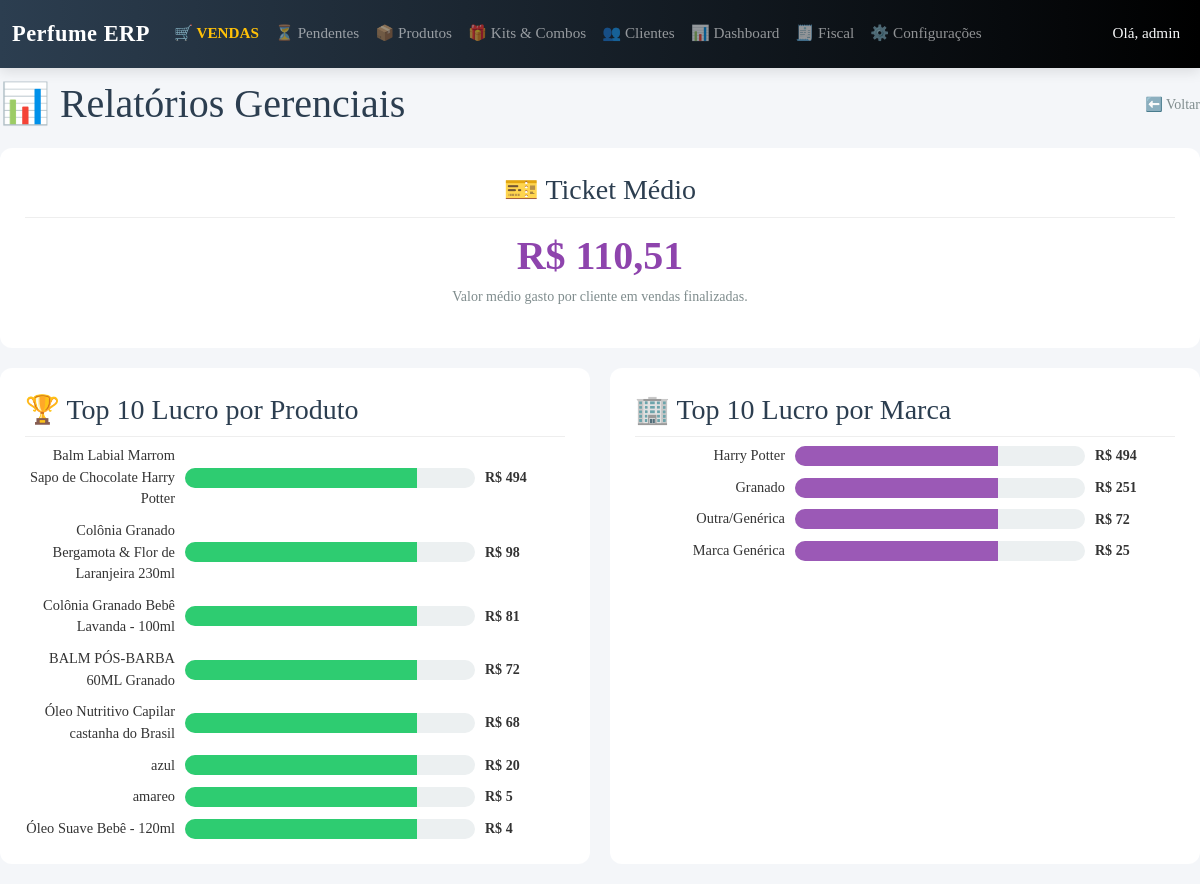
Page /financeiro/relatorios/ (signed in) on the committed database.
### products/models.py (models this page shows, shortened)
class Product(models.Model):
    GENDER_CHOICES = [
        ('M', 'Masculino'),
        ('F', 'Feminino'),
        ('U', 'Unissex'),
    ]
    TYPE_CHOICES = [
        ('perfume', 'Perfume (Frasco)'),
        ('decant', 'Decant (Amostra)'),
        ('kit', 'Kit / Combo'),
        ('cosmetic', 'Cosmético'),
    ]
    name = models.CharField("Nome do Produto", max_length=255)
    brand = models.ForeignKey(Brand, on_delete=models.SET_NULL, null=True, blank=True, verbose_name="Marca")
    category = models.ForeignKey(Category, on_delete=models.SET_NULL, null=True, blank=True, verbose_name="Categoria")
    supplier = models.ForeignKey(Supplier, on_delete=models.SET_NULL, null=True, blank=True, verbose_name="Fornecedor Padrão")
    line = models.CharField("Linha", max_length=100, blank=True, help_text="Ex: Malbec, Acqua di Gio")
    product_type = models.CharField("Tipo", max_length=20, choices=TYPE_CHOICES, default='perfume')
    gender = models.CharField("Gênero", max_length=1, choices=GENDER_CHOICES, default='U')
    olfactory_family = models.ForeignKey(OlfactoryFamily, on_delete=models.SET_NULL, null=True, blank=True, verbose_name="Família Olfativa")
    top_notes = models.TextField("Notas de Saída", blank=True)
    heart_notes = models.TextField("Notas de Corpo", blank=True)
    base_notes = models.TextField("Notas de Fundo", blank=True)
    description = models.TextField("Descrição", blank=True)
    volume = models.CharField("Volume", max_length=50, help_text="Ex: 100ml, 50ml, 5ml", blank=True)
    barcode = models.CharField("Código de Barras", max_length=100, unique=True, blank=True, null=True)
    batch_code = models.CharField("Lote", max_length=50, blank=True)
    expiration_date = models.DateField("Validade", blank=True, null=True)
    cost_price = models.DecimalField("Preço de Custo", max_digits=10, decimal_places=2, default=0, blank=True)
    selling_price = models.DecimalField("Preço de Venda", max_digits=10, decimal_places=2, default=0, blank=True)
    stock_quantity = models.IntegerField("Qtd. em Estoque", default=0)
    min_stock = models.IntegerField("Estoque Mínimo", default=5)
    image = models.ImageField("Imagem", upload_to='products/', blank=True, null=True)
    image_url = models.URLField("URL da Imagem", max_length=500, blank=True, null=True, help_text="Cole um link de imagem da internet (opcional)")
    created_at = models.DateTimeField(auto_now_add=True)
    updated_at = models.DateTimeField(auto_now=True)
    class Meta:
        verbose_name = "Produto"
        verbose_name_plural = "Produtos"

class Brand(models.Model):
    name = models.CharField("Marca", max_length=100, unique=True)
    class Meta:
        verbose_name = "Marca"
        verbose_name_plural = "Marcas"

### finance/views.py (the view)
# urls.py: path('relatorios/', views.financial_reports, name='financial_reports'),
def financial_reports(request):
    sales_completed = Sale.objects.filter(status='completed')
    sales_count = sales_completed.count()
    sales_total = sales_completed.aggregate(Sum('total'))['total__sum'] or 0
    avg_ticket = sales_total / sales_count if sales_count > 0 else 0
    items = SaleItem.objects.filter(sale__status='completed').select_related('product', 'product__brand')
    product_profit = {}
    brand_profit = {}
    for item in items:
        cost = item.product.cost_price
        revenue = item.price
        profit = (revenue - cost) * item.quantity
        prod_name = item.product.name
        product_profit[prod_name] = product_profit.get(prod_name, 0) + profit
        brand_name = item.product.brand.name if item.product.brand else "Sem Marca"
        brand_profit[brand_name] = brand_profit.get(brand_name, 0) + profit
    top_products = sorted(product_profit.items(), key=lambda x: x[1], reverse=True)[:10]
    top_brands = sorted(brand_profit.items(), key=lambda x: x[1], reverse=True)[:10]
    return render(request, 'finance/reports.html', {
        'avg_ticket': avg_ticket,
        'top_products': top_products,
        'top_brands': top_brands
    })

### templates/finance/reports.html (shortened to what this page needs)
{% extends 'base.html' %}
{% block content %}
<div style="display: flex; justify-content: space-between; align-items: center; margin-bottom: 20px;">
    <h1 style="margin: 0; color: #2c3e50;">📊 Relatórios Gerenciais</h1>
    <a href="{% url 'finance_dashboard' %}" style="text-decoration: none; color: #7f8c8d;">⬅️ Voltar</a>
</div>
<div class="report-card" style="text-align: center;">
    <h3 class="report-title">🎫 Ticket Médio</h3>
    <div class="big-number">R$ {{ avg_ticket|floatformat:2 }}</div>
    <p style="color: #7f8c8d;">Valor médio gasto por cliente em vendas finalizadas.</p>
</div>
<div style="display: grid; grid-template-columns: 1fr 1fr; gap: 20px;">
    <div class="report-card">
        <h3 class="report-title">🏆 Top 10 Lucro por Produto</h3>
        <div class="bar-chart">
            {% for name, profit in top_products %}
            <div class="bar-row">
                <div class="bar-label">{{ name }}</div>
                <div class="bar-container">
                    <div class="bar-fill" style="width: 80%; background: #2ecc71;"></div>
                </div>
                <div class="bar-value">R$ {{ profit|floatformat:0 }}</div>
            </div>
            {% endfor %}
        </div>
    </div>
    <div class="report-card">
        <h3 class="report-title">🏢 Top 10 Lucro por Marca</h3>
        <div class="bar-chart">
            {% for name, profit in top_brands %}
            <div class="bar-row">
                <div class="bar-label">{{ name }}</div>
                <div class="bar-container"><div class="bar-fill" style="width: 70%; background: #9b59b6;"></div></div>
                <div class="bar-value">R$ {{ profit|floatformat:0 }}</div>
            </div>
            {% endfor %}
        </div>
    </div>
</div>
{% endblock %}

### templates/base.html (shortened to what this page needs)
{% load static %}
<!DOCTYPE html>
<html lang="pt-br">
<head>
    <link href="https://cdn.jsdelivr.net/npm/bootstrap@5.3.0/dist/css/bootstrap.min.css" rel="stylesheet">
    <link href="https://cdn.datatables.net/1.13.4/css/dataTables.bootstrap5.min.css" rel="stylesheet">
    <link href="https://cdn.datatables.net/responsive/2.5.0/css/responsive.bootstrap5.min.css" rel="stylesheet">
</head>
<body class="{% if user.is_authenticated %}authenticated{% endif %}">
    {% if user.is_authenticated %}
    <nav class="navbar navbar-expand-lg navbar-dark bg-dark fixed-top shadow">
        <div class="container-fluid">
            <a class="navbar-brand" href="{% url 'home' %}">Perfume ERP</a>
            <div class="collapse navbar-collapse" id="navbarNav">
                {% if user.is_authenticated %}
                <ul class="navbar-nav me-auto">
                    <li class="nav-item"><a class="nav-link fw-bold text-warning" href="{% url 'pos_view' %}">🛒 VENDAS</a></li>
                    <li class="nav-item"><a class="nav-link" href="{% url 'pending_sales' %}">⏳ Pendentes</a></li>
                    <li class="nav-item"><a class="nav-link" href="{% url 'product_list' %}">📦 Produtos</a></li>
                    <li class="nav-item"><a class="nav-link" href="{% url 'kit_manage' %}">🎁 Kits & Combos</a></li>
                    <li class="nav-item"><a class="nav-link" href="{% url 'customer_list' %}">👥 Clientes</a></li>
                    {% if user.is_superuser %}
                    <li class="nav-item"><a class="nav-link" href="{% url 'reports_dashboard' %}">📊 Dashboard</a></li>
                    <li class="nav-item"><a class="nav-link" href="{% url 'import_data' %}">🧾 Fiscal</a></li>
                    <li class="nav-item"><a class="nav-link" href="{% url 'settings_dashboard' %}">⚙️ Configurações</a></li>
                    {% endif %}
                </ul>
                {% endif %}
                <ul class="navbar-nav">
                    {% if user.is_authenticated %}
                        <li class="nav-item"><span class="nav-link text-light">Olá, {{ user.username }}</span></li>
                    {% endif %}
                </ul>
            </div>
        </div>
    </nav>
    {% endif %}
    {% block content %}{% endblock %}
</body>
</html>

### templates/finance/reports.html (style rules this page uses)
.report-card { background: white; padding: 25px; border-radius: 12px; margin-bottom: 20px; }
.report-title { color: #2c3e50; margin-top: 0; border-bottom: 1px solid #eee; padding-bottom: 10px; }
.big-number { font-size: 2.5rem; font-weight: bold; color: #8e44ad; }
.bar-chart { display: flex; flex-direction: column; gap: 10px; }
.bar-row { display: flex; align-items: center; gap: 10px; }
.bar-label { width: 150px; text-align: right; font-size: 0.9rem; }
.bar-container { flex-grow: 1; background: #ecf0f1; height: 20px; border-radius: 10px; overflow: hidden; }
.bar-fill { height: 100%; background: #3498db; }
.bar-value { width: 80px; font-weight: bold; }

### rows in the picture
Product: top_products "Balm Labial Marrom Sapo de Chocolate Harry Potter"
Product: top_products "Colônia Granado Bergamota & Flor de Laranjeira 230ml"
Product: top_products "Colônia Granado Bebê Lavanda - 100ml"
Product: top_products "BALM PÓS-BARBA 60ML Granado"
Product: top_products "Óleo Nutritivo Capilar castanha do Brasil"
Product: top_products "azul"
Product: top_products "amareo"
Product: top_products "Óleo Suave Bebê - 120ml"
Brand: top_brands "Harry Potter"
Brand: top_brands "Granado"
Brand: top_brands "Outra/Genérica"
Brand: top_brands "Marca Genérica"

### other values in the picture
{{ user.username }} "admin"
{{ avg_ticket|floatformat:2 }} "110,51"
{{ profit|floatformat:0 }} "494" "98" "81" "72" "68" "20" "5" "4"
{{ profit|floatformat:0 }} "494" "251" "72" "25"
